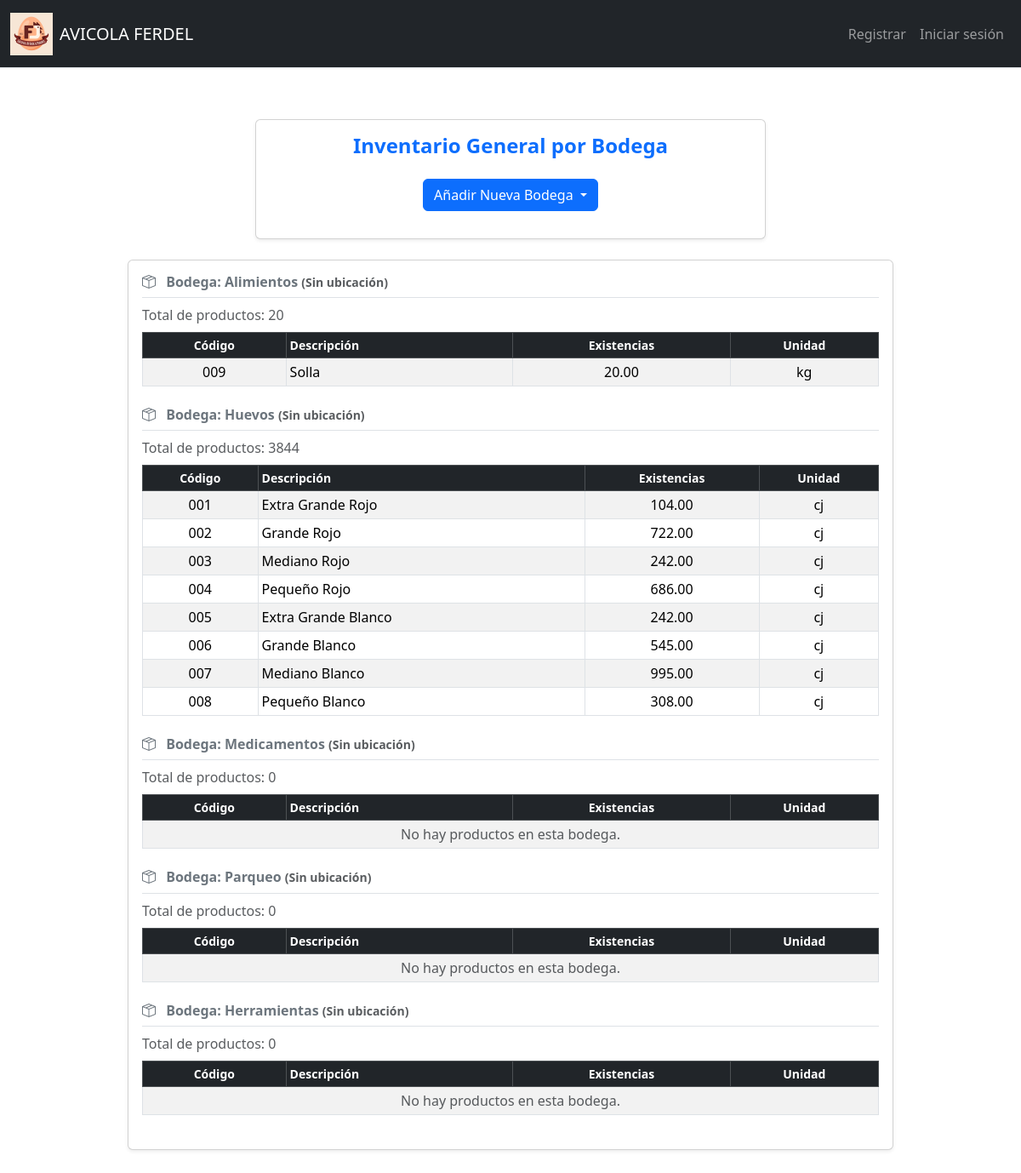
The page /bodega on the database as committed earlier.
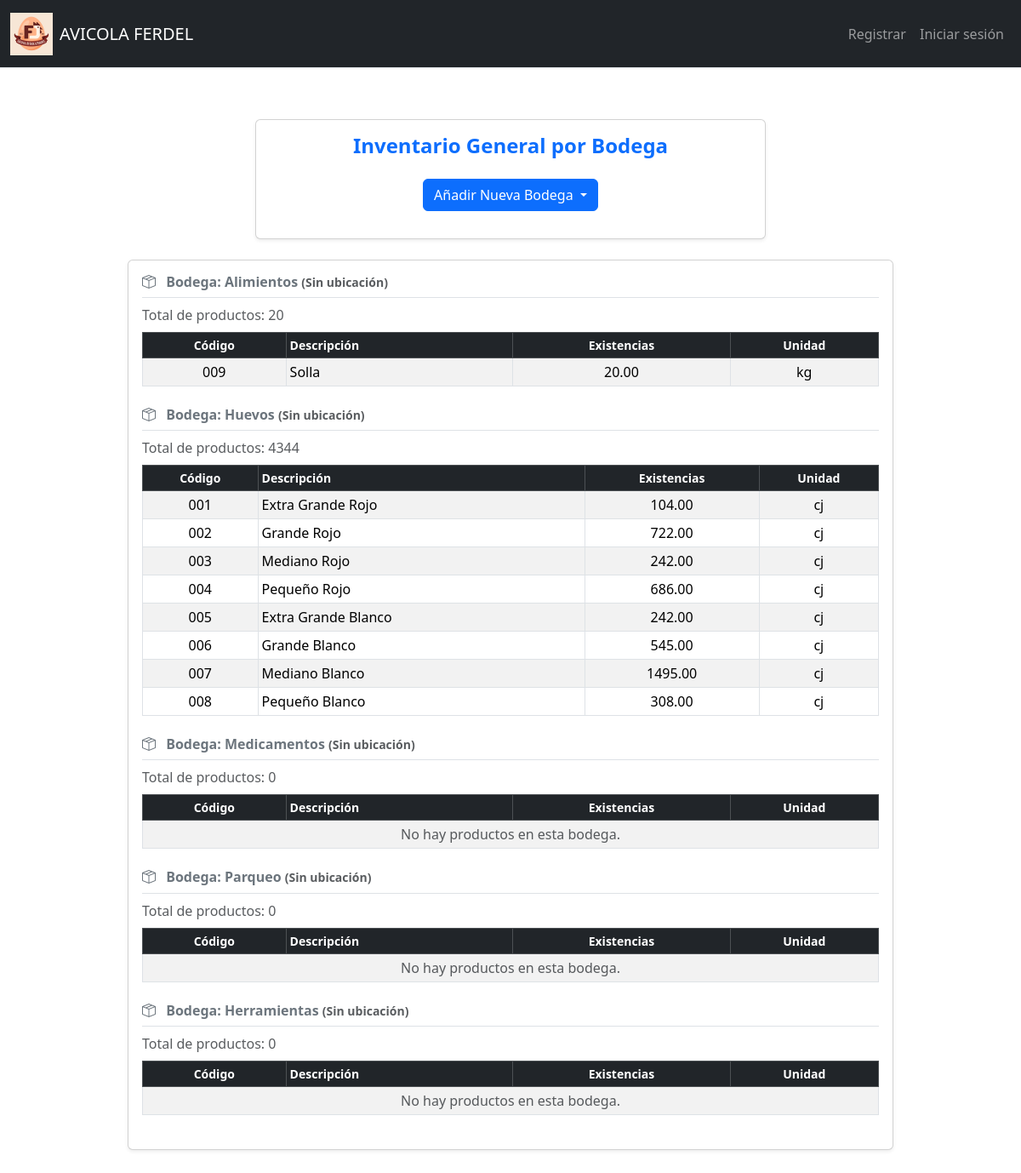
The same page on the database as committed later.
### tables this page shows
CREATE TABLE Bodegas (
    ID_Bodega INTEGER PRIMARY KEY AUTOINCREMENT,
    Nombre TEXT NOT NULL,
    Ubicacion TEXT
);

CREATE TABLE Inventario_Bodega (
    ID_Bodega INTEGER,
    ID_Producto INTEGER,
    Existencias NUMERIC DEFAULT 0,
    PRIMARY KEY (ID_Bodega, ID_Producto),
    FOREIGN KEY (ID_Bodega) REFERENCES Bodegas(ID_Bodega),
    FOREIGN KEY (ID_Producto) REFERENCES Productos(ID_Producto)
);

CREATE TABLE Productos (
    ID_Producto INTEGER PRIMARY KEY AUTOINCREMENT,
    COD_Producto TEXT,
    Descripcion TEXT NOT NULL,
    Unidad_Medida INTEGER,
    Existencias NUMERIC DEFAULT 0,
    Estado INTEGER DEFAULT 1,
    Familia INTEGER,
    Costo_Promedio NUMERIC,
    IVA INTEGER DEFAULT 0,
    Tipo INTEGER,
    Precio_Venta NUMERIC,
    ID_Empresa INTEGER,
    Fecha_Creacion DATE DEFAULT CURRENT_DATE,
    Usuario_Creador INTEGER, Stock_Minimo NUMERIC DEFAULT 5,
    FOREIGN KEY (Unidad_Medida) REFERENCES Unidades_Medida(ID_Unidad),
    FOREIGN KEY (Familia) REFERENCES Familia(ID_Familia),
    FOREIGN KEY (Tipo) REFERENCES Tipo_Producto(ID_TipoProducto),
    FOREIGN KEY (ID_Empresa) REFERENCES Empresa(ID_Empresa)
);

CREATE TABLE Unidades_Medida (
    ID_Unidad INTEGER PRIMARY KEY AUTOINCREMENT,
    Descripcion TEXT NOT NULL,
    Abreviatura TEXT
);

### app.py (the view, shortened to what this page needs)
@app.route("/bodega", methods=["GET", "POST"])
def ver_bodega():
    bodegas = db.execute("SELECT ID_Bodega, Nombre FROM Bodegas")
    inventario_por_bodega = {}
    for bodega in bodegas:
        inventario = db.execute("""
            SELECT P.COD_Producto, P.Descripcion, I.Existencias, U.Abreviatura
            FROM Inventario_Bodega I
            JOIN Productos P ON P.ID_Producto = I.ID_Producto
            LEFT JOIN Unidades_Medida U ON U.ID_Unidad = P.Unidad_Medida
            WHERE I.ID_Bodega = ?
            ORDER BY P.cod_producto
        """, bodega["ID_Bodega"])
        inventario_por_bodega[str(bodega["ID_Bodega"])] = inventario  # clave como string para seguridad
    return render_template("bodega.html", bodegas=bodegas, inventario_por_bodega=inventario_por_bodega)

### Templates/bodega.html (shortened to what this page needs)
{% extends "layout.html" %}
{% block main %}
<div class="container my-5">
    <div class="card shadow-sm mb-4 mx-auto" style="max-width: 600px;">
        <div class="card-body">
            <h4 class="text-center text-primary fw-bold mb-4">Inventario General por Bodega</h4>
            <div class="dropdown text-center mb-3">
                <button class="btn btn-primary dropdown-toggle" type="button" id="dropdownBodegaButton" data-bs-toggle="dropdown" aria-expanded="false">
                    Añadir Nueva Bodega
                </button>
            </div>
        </div>
    </div>
    <div class="card shadow-sm mx-auto" style="max-width: 900px;">
        <div class="card-body">
            {% if not bodegas %}
                <div class="alert alert-info">No hay bodegas registradas.</div>
            {% else %}
                {% for bodega in bodegas %}
                    {% set bodega_id = bodega.ID_Bodega|string %}
                    {% set inventario_bodega = inventario_por_bodega.get(bodega_id, []) %}
                    <div class="mb-4">
                        <h6 class="text-secondary fw-semibold border-bottom pb-2">
                            <i class="bi bi-box-seam me-2"></i> Bodega: {{ bodega.Nombre }}
                            <small class="text-muted">({{ bodega.Ubicacion or 'Sin ubicación' }})</small>
                        </h6>
                        <p class="text-muted mb-2">Total de productos:
                            {{ inventario_bodega | sum(attribute='Existencias') | default(0, true) | round(2) }}
                        </p>
                        <div class="table-responsive" style="max-height: 320px;">
                            <table class="table table-sm table-striped table-bordered align-middle text-center mb-0">
                                <thead class="table-dark sticky-top small">
                                    <tr>
                                        <th>Código</th>
                                        <th class="text-start">Descripción</th>
                                        <th>Existencias</th>
                                        <th>Unidad</th>
                                    </tr>
                                </thead>
                                <tbody>
                                    {% if inventario_bodega %}
                                        {% for prod in inventario_bodega %}
                                            <tr class="{% if prod.Existencias < 10 %}table-warning{% endif %}">
                                                <td>{{ prod.COD_Producto or 'N/A' }}</td>
                                                <td class="text-start">{{ prod.Descripcion or 'Sin descripción' }}</td>
                                                <td>{{ "%.2f"|format(prod.Existencias|default(0)) }}</td>
                                                <td>{{ prod.Abreviatura or 'Sin unidad' }}</td>
                                            </tr>
                                        {% endfor %}
                                    {% else %}
                                        <tr>
                                            <td colspan="4" class="text-muted">No hay productos en esta bodega.</td>
                                        </tr>
                                    {% endif %}
                                </tbody>
                            </table>
                        </div>
                    </div>
                {% endfor %}
            {% endif %}
        </div>
    </div>
</div>
{% endblock %}

### Templates/layout.html (shortened to what this page needs)
<!DOCTYPE html>
<html lang="es">
<head>
    <link href="https://cdn.jsdelivr.net/npm/bootstrap@5.3.3/dist/css/bootstrap.min.css" rel="stylesheet"
>
    <link rel="stylesheet" href="https://cdn.jsdelivr.net/npm/bootstrap-icons@1.11.1/font/bootstrap-icons.css">
    <link rel="stylesheet" href="{{ url_for('static', filename='styles.css') }}">
</head>
<body>
    <nav class="navbar navbar-expand-lg navbar-dark bg-dark border-bottom fixed-top">
        <div class="container-fluid">
            <div class="navbar-container">
                <div class="navbar-brand-container">
                    <img src="{{ url_for('static', filename='logoFerdel_web.png') }}"
                         alt="Logo de Ferdel"
                         width="50"
                         height="50"
                         class="img-fluid d-none d-sm-block">
                    <a class="navbar-brand" href="/">AVICOLA FERDEL</a>
                </div>
                <div class="collapse navbar-collapse navbar-menu" id="navbarNav">
                    {% if current_user.is_authenticated %}
                    <ul class="navbar-nav me-auto">
                        <li class="nav-item dropdown">
                            <a class="nav-link dropdown-toggle" href="#" id="comprasDropdown" role="button"
                               data-bs-toggle="dropdown" aria-expanded="false">
                                <i class="bi bi-cart-plus d-lg-none"></i>
                                <span>Compras</span>
                            </a>
                            <ul class="dropdown-menu" aria-labelledby="comprasDropdown">
                                <li><a class="dropdown-item" href="/compras"><i class="bi bi-plus-circle"></i>Agregar Compras</a></li>
                                <li><a class="dropdown-item" href="/gestionar_compras"><i class="bi bi-pencil-square"></i>Editar Compras</a></li>
                            </ul>
                        </li>
                        <li class="nav-item dropdown">
                            <a class="nav-link dropdown-toggle" href="#" id="ventasDropdown" role="button"
                               data-bs-toggle="dropdown" aria-expanded="false">
                                <i class="bi bi-cash-stack d-lg-none"></i>
                                <span>Ventas</span>
                            </a>
                            <ul class="dropdown-menu" aria-labelledby="ventasDropdown">
                                <li><a class="dropdown-item" href="/ventas"><i class="bi bi-plus-circle"></i>Agregar Ventas</a></li>
                                <li><a class="dropdown-item" href="/gestionar_ventas"><i class="bi bi-pencil-square"></i>Editar Ventas</a></li>
                            </ul>
                        </li>
                        <li class="nav-item dropdown">
                            <a class="nav-link dropdown-toggle" href="#" id="cobrosDropdown" role="button"
                               data-bs-toggle="dropdown" aria-expanded="false">
                                <i class="bi bi-currency-dollar d-lg-none"></i>
                                <span>Cobros</span>
                            </a>
                            <ul class="dropdown-menu" aria-labelledby="cobrosDropdown">
                                <li><a class="dropdown-item" href="{{ url_for('cobros') }}"><i class="bi bi-eye"></i>Ver Cobros</a></li>
                            </ul>
                        </li>
                        <li class="nav-item dropdown">
                            <a class="nav-link dropdown-toggle" href="#" id="pagosDropdown" role="button"
                               data-bs-toggle="dropdown" aria-expanded="false">
                                <i class="bi bi-credit-card d-lg-none"></i>
                                <span>Pagos</span>
                            </a>
                            <ul class="dropdown-menu" aria-labelledby="pagosDropdown">
                                <li><a class="dropdown-item" href="{{ url_for('pagos') }}"><i class="bi bi-eye"></i>Ver Pagos</a></li>
                            </ul>
                        </li>
                        <li class="nav-item dropdown">
                            <a class="nav-link dropdown-toggle" href="#" id="facturaDropdown" role="button"
                               data-bs-toggle="dropdown" aria-expanded="false">
                                <i class="bi bi-receipt d-lg-none"></i>
                                <span>Factura</span>
                            </a>
                            <ul class="dropdown-menu" aria-labelledby="facturaDropdown">
                                <li><a class="dropdown-item" href="{{ url_for('visualizar_facturas') }}"><i class="bi bi-eye"></i>Visualizar Factura</a></li>
                                <li><a class="dropdown-item" href="/factura_alterna"><i class="bi bi-file-earmark-plus"></i>Generar nueva Factura</a></li>
                            </ul>
                        </li>
                        <li class="nav-item dropdown">
                            <a class="nav-link dropdown-toggle" href="#" id="bodegaDropdown" role="button"
                               data-bs-toggle="dropdown" aria-expanded="false">
                                <i class="bi bi-box-seam d-lg-none"></i>
                                <span>Bodega</span>
                            </a>
                            <ul class="dropdown-menu" aria-labelledby="bodegaDropdown">
                                <li><a class="dropdown-item" href="/bodega"><i class="bi bi-eye"></i>Ver Bodega</a></li>
                                <li><a class="dropdown-item" href="{{ url_for('historial_inventario') }}"><i class="bi bi-clock-history"></i>Historial de Movimientos</a></li>
                            </ul>
                        </li>
                        <li class="nav-item dropdown">
                            <a class="nav-link dropdown-toggle" href="#" id="vehiculosDropdown" role="button"
                               data-bs-toggle="dropdown" aria-expanded="false">
                                <i class="bi bi-truck d-lg-none"></i>
                                <span>Vehiculos</span>
                            </a>
                            <ul class="dropdown-menu" aria-labelledby="vehiculosDropdown">
                                <li><a class="dropdown-item" href="{{ url_for('vehiculos') }}"><i class="bi bi-eye"></i>Ver Vehículos</a></li>
                                <li><a class="dropdown-item" href="{{ url_for('combustible') }}"><i class="bi bi-fuel-pump"></i>Gasto de Combustibles</a></li>
                                <li><a class="dropdown-item" href="#"><i class="bi bi-tools"></i>Gestionar Mantenimiento</a></li>
                            </ul>
                        </li>
                        <li class="nav-item dropdown">
                            <a class="nav-link dropdown-toggle" href="#" id="CatalogosDropdown" role="button"
                               data-bs-toggle="dropdown" aria-expanded="false">
                                <i class="bi bi-book d-lg-none"></i>
                                <span>Catálogos</span>
                            </a>
                            <ul class="dropdown-menu" aria-labelledby="CatalogosDropdown">
                                <li><a class="dropdown-item" href="/clientes"><i class="bi bi-people"></i>Gestionar Clientes</a></li>
                                <li><a class="dropdown-item" href="/proveedores"><i class="bi bi-truck"></i>Gestionar Proveedores</a></li>
                                <li><a class="dropdown-item" href="/productos"><i class="bi bi-box-seam"></i>Gestionar Productos</a></li>
                                <li><a class="dropdown-item" href="/empresa"><i class="bi bi-building"></i>Gestionar Empresa</a></li>
                                <li><a class="dropdown-item" href="{{ url_for('familia') }}"><i class="bi bi-diagram-3"></i>Gestionar Familias</a></li>
                                <li><a class="dropdown-item" href="{{ url_for('tipo_producto') }}"><i class="bi bi-tags"></i>Gestionar Tipos de Producto</a></li>
                            </ul>
                        </li>
                    </ul>
                    <ul class="navbar-nav">
                        <li class="nav-item">
                            <span class="nav-link text-white">
                                <i class="bi bi-person-circle d-lg-none"></i>
                                <span class="d-none d-md-inline">BIENVENIDO, </span>
                                <span class="d-inline d-md-none">Bienv. </span>
                                {{ current_user.username }}
                            </span>
                        </li>
                        <li class="nav-item">
                            <a class="nav-link" href="/logout">
                                <i class="bi bi-box-arrow-right d-lg-none"></i>
                                <span class="d-none d-sm-inline">Cerrar sesión</span>
                                <span class="d-inline d-sm-none">Salir</span>
                            </a>
                        </li>
                    </ul>
                    {% else %}
                    <ul class="navbar-nav ms-auto">
                        <li class="nav-item">
                            <a class="nav-link" href="/register">
                                <span class="d-none d-sm-inline">Registrar</span>
                            </a>
                        </li>
                        <li class="nav-item">
                            <a class="nav-link" href="/login">
                                <span class="d-none d-sm-inline">Iniciar sesión</span>
                            </a>
                        </li>
                    </ul>
                    {% endif %}
                </div>
            </div>
        </div>
    </nav>
    <main class="container-fluid py-3">
        <div class="row justify-content-center">
            <div class="col-12 col-xxl-10">
                {% block main %}
                {% endblock %}
            </div>
        </div>
    </main>
</body>
</html>

Rows that differ between the two databases and show on the page:
computed for Bodegas "Huevos": inventario_bodega "3844" → "4344"
changed Inventario_Bodega "Mediano Blanco": Existencias "995.00" → "1495.00"
